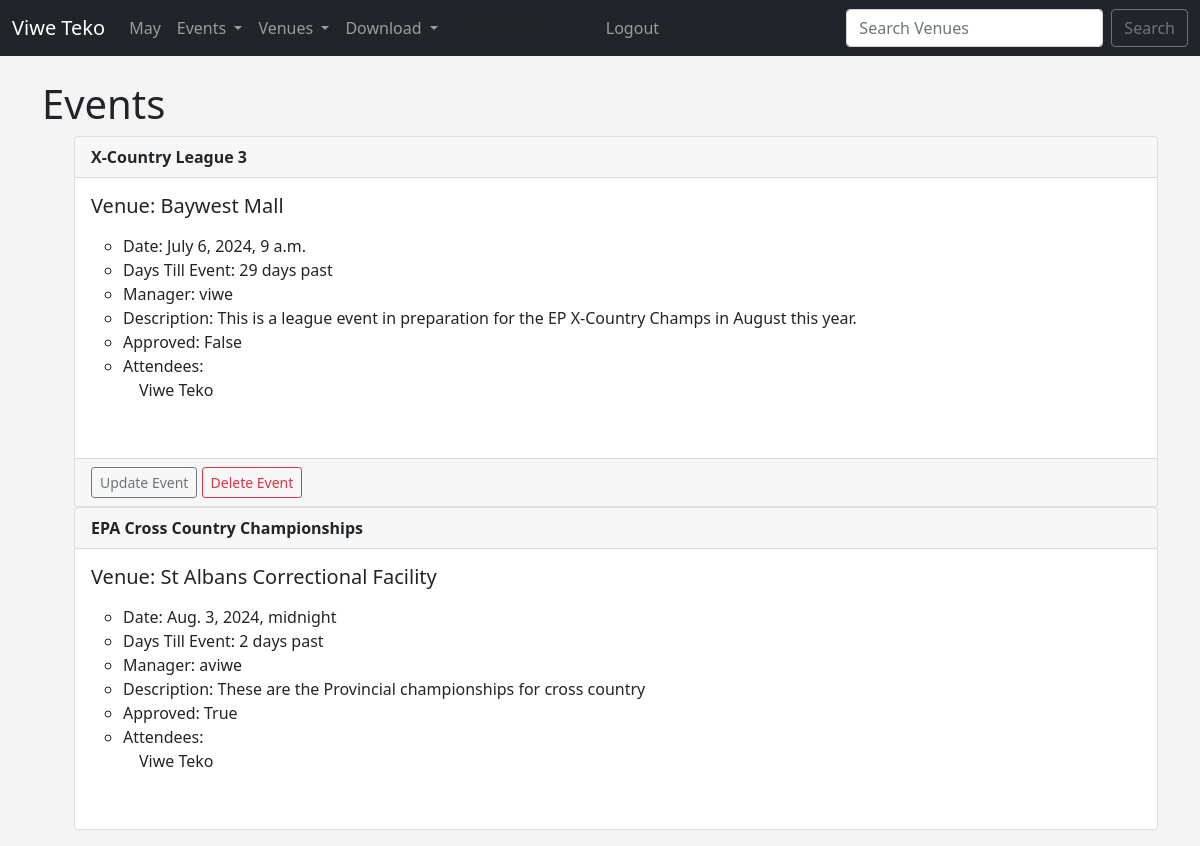
Screenshot of /events/ (signed in) with the database file from the repository.
### events/models.py (models this page shows)
class Event(models.Model):
    name = models.CharField('Event Name', max_length=100)
    event_date = models.DateTimeField('Event Date')
    venue = models.ForeignKey(Venue, blank=True, on_delete=models.CASCADE)
    manager = models.ForeignKey(User, blank=True, null=True,
    on_delete=models.SET_NULL)
    description = models.TextField(blank=True)
    attendees = models.ManyToManyField(MyClubUser, blank=True)
    approved = models.BooleanField('Approved', default=False)
    def __str__(self):
        return self.name
    @property
    def Days_till(self):
        today = date.today()
        day_of = self.event_date.date()
        days_till = day_of - today
        days_till_stripped = days_till.days
        if days_till_stripped < 0:
            fix_day = days_till_stripped * -1
            return (f'{fix_day} days past')
        return (f'{days_till_stripped} days left')

class Venue(models.Model):
    name = models.CharField('Venue Name', max_length=100)
    address = models.CharField(max_length=300)
    city = models.CharField(max_length=100)
    phone = models.CharField('Phone Number', max_length=10)
    zip_code = models.CharField('Zip Code', max_length=10, blank=True)
    web = models.URLField('Website address', blank=True)
    email = models.EmailField('Email', blank=True)
    owner = models.IntegerField('Venue Owner', blank=False, default=1)
    venue_image = models.ImageField(null=True, blank=True, upload_to='images/')
    def __str__(self):
        return self.name

class MyClubUser(models.Model):
    first_name = models.CharField('First Name', max_length=100)
    last_name = models.CharField('Last Name', max_length=100)
    email = models.EmailField('Email', blank=True)
    def __str__(self):
        return self.first_name + ' ' + self.last_name

### events/views.py (the view)
# urls.py: path('events/', views.all_events, name="list-events"),
def all_events(request):
    event_list = Event.objects.all().order_by('event_date')
    return render(request, 'events/event_list.html',
    {'event_list': event_list})

### events/templates/events/event_list.html
{% extends 'events/base.html' %}
{% block content %}
    <h1>Events</h1>
    <ul>
{% for event in event_list %}
<div class="card">
    <div class="card-header">
        <strong>{{ event }}</strong>
    </div>
    <div class="card-body">
      <h5 class="card-title">Venue: {{ event.venue }}</h5>
      <p class="card-text">
        <ul>
            <li>Date: {{ event.event_date }}</li>
            <li>Days Till Event: {{ event.Days_till }}</li>
            <li>Manager: {{ event.manager }}</li>
            <li>Description: {{ event.description }}</li>
            <li>Approved: {{ event.approved }}</li>
            <li>Attendees:<br/>
            {% for user in event.attendees.all %}
            &emsp;{{ user }} <br/>
            {% endfor %}
            </li>
            </ul>
            <br/>
      </p>
    </div>
    {% if user.is_authenticated %}
      {% if user == event.manager %}
    <div class="card-footer text-muted">
      <a href="{% url 'update-event' event.id %}"
      class="btn btn-outline-secondary btn-sm">
      Update Event</a>
      <a href="{% url 'delete-event' event.id %}"
      class="btn btn-outline-danger btn-sm">
      Delete Event</a>
    </div>
      {% endif %}
    {% endif %}
  </div>
  {% endfor %}
  </ul>
{% endblock %}

### events/templates/events/base.html (style rules this page uses)
body { background-color: #f4f4f4; }

### rows the page displays
Event: name "X-Country League 3", venue "Baywest Mall", event_date "July 6, 2024, 9 a.m.", Days_till "29 days past", manager "viwe", description "This is a league event in preparation for the EP X-Country Champs in August this year.", approved "False", shows "Update Event"
MyClubUser: first_name+last_name "Viwe Teko"
Event: name "EPA Cross Country Championships", venue "St Albans Correctional Facility", event_date "Aug. 3, 2024, midnight", Days_till "2 days past", manager "aviwe", description "These are the Provincial championships for cross country", approved "True"
